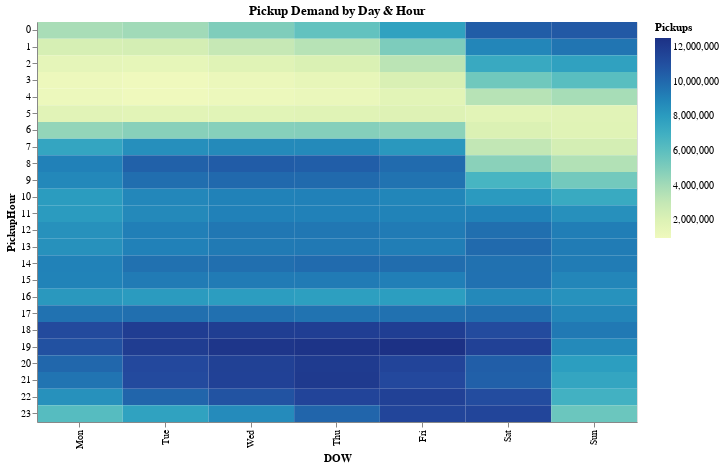

Source (notebook cell):
### Code cell
result = query_ridership_day_and_hour(ydb, table; plot=true)
result.plot

### Figure 1 — Vega-Lite specification as saved in the notebook (floating-point values rounded to 4 significant figures; data arrays with more than 128 entries replaced by an {"elided": "..."} marker saying what was removed)
{"data": {"values": {"elided": "168 records"}}, "encoding": {"color": {"field": "cnt", "title": "Pickups", "type": "quantitative"}, "x": {"field": "DOW", "sort": ["Mon", "Tue", "Wed", "Thu", "Fri", "Sat"], "type": "ordinal"}, "y": {"field": "PickupHour", "type": "ordinal"}}, "height": 400, "mark": {"tooltip": true, "type": "rect"}, "title": "Pickup Demand by Day & Hour", "width": 600}
